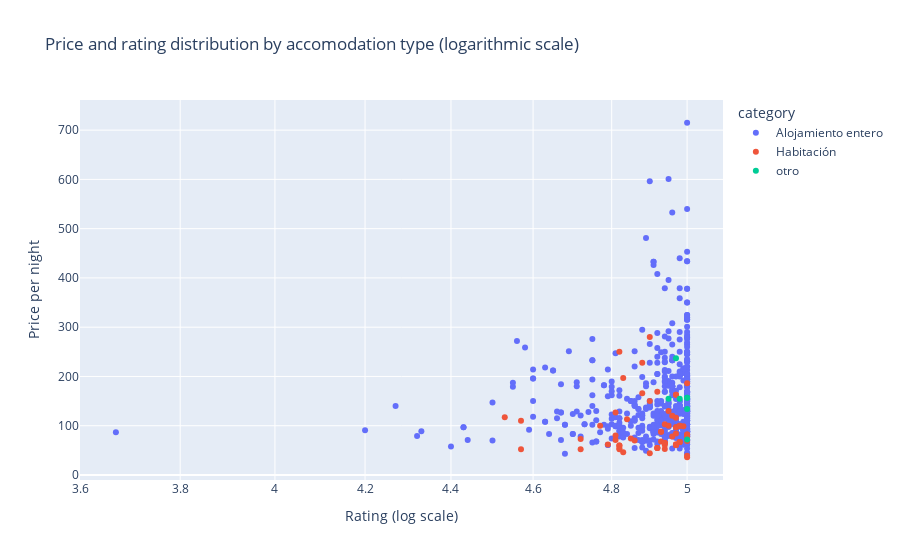

Notebook code cell kept with this figure:
### Code cell
price_rating_distr_log = px.scatter(
    data_frame=airbnb_data,
    x="rating",
    y="price_per_night",
    log_x=True,
    color="category",
    title="Price and rating distribution by accomodation type (logarithmic scale)",
    labels={"rating": "Rating (log scale)", "price_per_night": "Price per night"},
)

price_rating_distr_log.write_html(FIG_DIR / "price_rating_distr_log.html")
price_rating_distr_log.write_image(FIG_DIR / "price_rating_distr_log.png")

price_rating_distr_log.show()

### Figure 1 — Plotly figure (JSON) as saved in the notebook; plotly's stock layout.template omitted (floating-point values rounded to 4 significant figures; data arrays with more than 128 entries replaced by an {"elided": "..."} marker saying what was removed)
{"data": [{"hovertemplate": "category=Alojamiento entero<br>Rating (log scale)=%{x}<br>Price per night=%{y}<extra></extra>", "legendgroup": "Alojamiento entero", "marker": {"color": "#636efa", "symbol": "circle"}, "mode": "markers", "name": "Alojamiento entero", "orientation": "v", "showlegend": true, "type": "scatter", "x": {"elided": "664 float values"}, "xaxis": "x", "y": {"elided": "664 int values"}, "yaxis": "y"}, {"hovertemplate": "category=Habitación<br>Rating (log scale)=%{x}<br>Price per night=%{y}<extra></extra>", "legendgroup": "Habitación", "marker": {"color": "#EF553B", "symbol": "circle"}, "mode": "markers", "name": "Habitación", "orientation": "v", "showlegend": true, "type": "scatter", "x": [5, 0, 4.84, 4.93, 0, 4.94, 4.82, 5, 4.93, 4.82, 4.81, 4.86, 0, 4.97, 4.81, 4.72, 4.72, 4.57, 4.83, 4.94, 4.79, 4.96, 4.97, 0, 4.82, 4.93, 4.94, 4.88, 4.82, 0, 4.82, 4.97, 0, 5, 4.98, 4.88, 5, 4.98, 4.97, 4.98, 4.85, 4.97, 4.97, 0, 4.83, 4.53, 4.99, 4.97, 0, 4.77, 4.57, 4.97, 0, 0, 4.9, 5, 4.97, 4.92, 4.94, 4.94, 4.92, 5, 4.94, 4.92, 4.81, 5, 4.96, 5, 4.9, 4.95, 4.97, 4.97, 4.9, 4.95, 4.98, 4.98, 4.92], "xaxis": "x", "y": [36, 36, 113, 68, 42, 53, 55, 78, 88, 60, 127, 70, 55, 62, 80, 73, 52, 52, 46, 61, 62, 78, 62, 42, 60, 88, 103, 166, 250, 42, 52, 116, 68, 69, 67, 228, 39, 67, 61, 67, 74, 61, 61, 72, 197, 117, 99, 97, 65, 100, 110, 97, 69, 69, 44, 77, 84, 55, 65, 65, 55, 82, 65, 55, 71, 82, 120, 186, 280, 130, 163, 163, 150, 100, 100, 100, 169], "yaxis": "y"}, {"hovertemplate": "category=otro<br>Rating (log scale)=%{x}<br>Price per night=%{y}<extra></extra>", "legendgroup": "otro", "marker": {"color": "#00cc96", "symbol": "circle"}, "mode": "markers", "name": "otro", "orientation": "v", "showlegend": true, "type": "scatter", "x": [4.95, 5, 5, 5, 4.98, 5, 4.97], "xaxis": "x", "y": [155, 134, 157, 157, 155, 72, 237], "yaxis": "y"}], "layout": {"legend": {"title": {"text": "category"}, "tracegroupgap": 0}, "title": {"text": "Price and rating distribution by accomodation type (logarithmic scale)"}, "xaxis": {"anchor": "y", "domain": [0, 1], "title": {"text": "Rating (log scale)"}, "type": "log"}, "yaxis": {"anchor": "x", "domain": [0, 1], "title": {"text": "Price per night"}}}}
